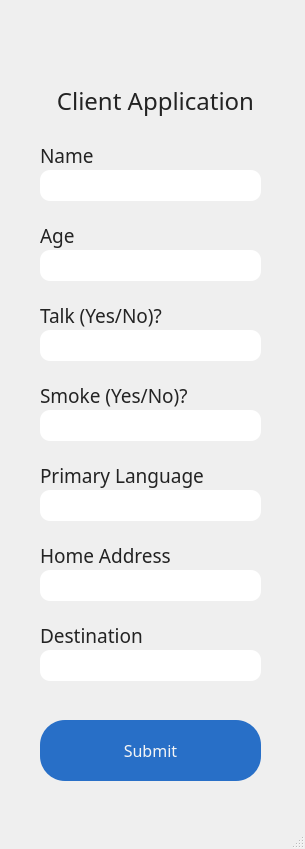
<?xml version="1.0" encoding="UTF-8"?>
<ui version="4.0">
 <class>MainWindow</class>
 <widget class="QMainWindow" name="MainWindow">
  <property name="geometry">
   <rect>
    <x>0</x>
    <y>0</y>
    <width>305</width>
    <height>849</height>
   </rect>
  </property>
  <property name="font">
   <font>
    <pointsize>9</pointsize>
   </font>
  </property>
  <property name="windowTitle">
   <string>RideOptimizer Client </string>
  </property>
  <property name="styleSheet">
   <string notr="true"/>
  </property>
  <widget class="QWidget" name="centralwidget">
   <widget class="QLineEdit" name="txtName">
    <property name="geometry">
     <rect>
      <x>40</x>
      <y>170</y>
      <width>221</width>
      <height>31</height>
     </rect>
    </property>
    <property name="styleSheet">
     <string notr="true">border-radius:10px;
</string>
    </property>
   </widget>
   <widget class="QLineEdit" name="txtAge">
    <property name="geometry">
     <rect>
      <x>40</x>
      <y>250</y>
      <width>221</width>
      <height>31</height>
     </rect>
    </property>
    <property name="styleSheet">
     <string notr="true">border-radius:10px;
</string>
    </property>
   </widget>
   <widget class="QLineEdit" name="txtTalk">
    <property name="geometry">
     <rect>
      <x>40</x>
      <y>330</y>
      <width>221</width>
      <height>31</height>
     </rect>
    </property>
    <property name="styleSheet">
     <string notr="true">border-radius:10px;
</string>
    </property>
   </widget>
   <widget class="QLineEdit" name="txtHomeAddress">
    <property name="geometry">
     <rect>
      <x>40</x>
      <y>570</y>
      <width>221</width>
      <height>31</height>
     </rect>
    </property>
    <property name="styleSheet">
     <string notr="true">border-radius:10px;
</string>
    </property>
   </widget>
   <widget class="QLineEdit" name="txtDestAddress">
    <property name="geometry">
     <rect>
      <x>40</x>
      <y>650</y>
      <width>221</width>
      <height>31</height>
     </rect>
    </property>
    <property name="styleSheet">
     <string notr="true">border-radius:10px;
</string>
    </property>
   </widget>
   <widget class="QLabel" name="lblName">
    <property name="geometry">
     <rect>
      <x>40</x>
      <y>140</y>
      <width>211</width>
      <height>31</height>
     </rect>
    </property>
    <property name="font">
     <font>
      <family>Product Sans</family>
      <pointsize>14</pointsize>
     </font>
    </property>
    <property name="styleSheet">
     <string notr="true">color:rgb(35, 35, 35);</string>
    </property>
    <property name="text">
     <string>Name</string>
    </property>
   </widget>
   <widget class="QLabel" name="lblAge">
    <property name="geometry">
     <rect>
      <x>40</x>
      <y>220</y>
      <width>211</width>
      <height>31</height>
     </rect>
    </property>
    <property name="font">
     <font>
      <family>Product Sans</family>
      <pointsize>14</pointsize>
     </font>
    </property>
    <property name="styleSheet">
     <string notr="true">color:rgb(35, 35, 35);</string>
    </property>
    <property name="text">
     <string>Age</string>
    </property>
   </widget>
   <widget class="QLabel" name="lblTalk">
    <property name="geometry">
     <rect>
      <x>40</x>
      <y>300</y>
      <width>211</width>
      <height>31</height>
     </rect>
    </property>
    <property name="font">
     <font>
      <family>Product Sans</family>
      <pointsize>14</pointsize>
     </font>
    </property>
    <property name="styleSheet">
     <string notr="true">color:rgb(35, 35, 35);</string>
    </property>
    <property name="text">
     <string>Talk (Yes/No)?</string>
    </property>
   </widget>
   <widget class="QLabel" name="lblHomeAddress">
    <property name="geometry">
     <rect>
      <x>40</x>
      <y>540</y>
      <width>211</width>
      <height>31</height>
     </rect>
    </property>
    <property name="font">
     <font>
      <family>Product Sans</family>
      <pointsize>14</pointsize>
     </font>
    </property>
    <property name="styleSheet">
     <string notr="true">color:rgb(35, 35, 35);</string>
    </property>
    <property name="text">
     <string>Home Address</string>
    </property>
   </widget>
   <widget class="QLabel" name="lblDestAddress">
    <property name="geometry">
     <rect>
      <x>40</x>
      <y>620</y>
      <width>211</width>
      <height>31</height>
     </rect>
    </property>
    <property name="font">
     <font>
      <family>Product Sans</family>
      <pointsize>14</pointsize>
     </font>
    </property>
    <property name="styleSheet">
     <string notr="true">color:rgb(35, 35, 35);</string>
    </property>
    <property name="text">
     <string>Destination</string>
    </property>
   </widget>
   <widget class="QPushButton" name="btnSubmit">
    <property name="geometry">
     <rect>
      <x>40</x>
      <y>720</y>
      <width>221</width>
      <height>61</height>
     </rect>
    </property>
    <property name="font">
     <font>
      <family>Product Sans</family>
      <pointsize>12</pointsize>
     </font>
    </property>
    <property name="styleSheet">
     <string notr="true">background-color:#286fc7;
color:whitesmoke;
border-radius: 25px;</string>
    </property>
    <property name="text">
     <string>Submit</string>
    </property>
   </widget>
   <widget class="QLineEdit" name="txtSmoke">
    <property name="geometry">
     <rect>
      <x>40</x>
      <y>410</y>
      <width>221</width>
      <height>31</height>
     </rect>
    </property>
    <property name="styleSheet">
     <string notr="true">border-radius:10px;
</string>
    </property>
   </widget>
   <widget class="QLabel" name="lblSmoke">
    <property name="geometry">
     <rect>
      <x>40</x>
      <y>380</y>
      <width>211</width>
      <height>31</height>
     </rect>
    </property>
    <property name="font">
     <font>
      <family>Product Sans</family>
      <pointsize>14</pointsize>
     </font>
    </property>
    <property name="styleSheet">
     <string notr="true">color:rgb(35, 35, 35);</string>
    </property>
    <property name="text">
     <string>Smoke (Yes/No)?</string>
    </property>
   </widget>
   <widget class="QLineEdit" name="txtLang">
    <property name="geometry">
     <rect>
      <x>40</x>
      <y>490</y>
      <width>221</width>
      <height>31</height>
     </rect>
    </property>
    <property name="styleSheet">
     <string notr="true">border-radius:10px;
</string>
    </property>
   </widget>
   <widget class="QLabel" name="lblLang">
    <property name="geometry">
     <rect>
      <x>40</x>
      <y>460</y>
      <width>211</width>
      <height>31</height>
     </rect>
    </property>
    <property name="font">
     <font>
      <family>Product Sans</family>
      <pointsize>14</pointsize>
     </font>
    </property>
    <property name="styleSheet">
     <string notr="true">color:rgb(35, 35, 35);</string>
    </property>
    <property name="text">
     <string>Primary Language</string>
    </property>
   </widget>
   <widget class="QLabel" name="label">
    <property name="geometry">
     <rect>
      <x>60</x>
      <y>10</y>
      <width>171</width>
      <height>61</height>
     </rect>
    </property>
    <property name="text">
     <string/>
    </property>
    <property name="pixmap">
     <pixmap>Logo.png</pixmap>
    </property>
    <property name="scaledContents">
     <bool>true</bool>
    </property>
   </widget>
   <widget class="QLabel" name="lblName_2">
    <property name="geometry">
     <rect>
      <x>30</x>
      <y>80</y>
      <width>251</width>
      <height>41</height>
     </rect>
    </property>
    <property name="font">
     <font>
      <family>Product Sans</family>
      <pointsize>18</pointsize>
     </font>
    </property>
    <property name="styleSheet">
     <string notr="true">color:rgb(35, 35, 35);</string>
    </property>
    <property name="text">
     <string>Client Application</string>
    </property>
    <property name="alignment">
     <set>Qt::AlignCenter</set>
    </property>
   </widget>
  </widget>
  <widget class="QMenuBar" name="menubar">
   <property name="geometry">
    <rect>
     <x>0</x>
     <y>0</y>
     <width>305</width>
     <height>26</height>
    </rect>
   </property>
  </widget>
  <widget class="QStatusBar" name="statusbar"/>
 </widget>
 <resources>
  <include location="img.qrc"/>
 </resources>
 <connections/>
</ui>
